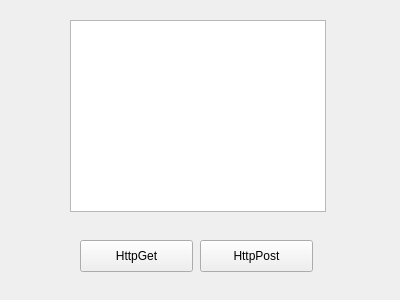
<?xml version="1.0" encoding="UTF-8"?>
<ui version="4.0">
 <class>Widget</class>
 <widget class="QWidget" name="Widget">
  <property name="geometry">
   <rect>
    <x>0</x>
    <y>0</y>
    <width>400</width>
    <height>300</height>
   </rect>
  </property>
  <property name="windowTitle">
   <string>Widget</string>
  </property>
  <widget class="QTextBrowser" name="textBrowser">
   <property name="geometry">
    <rect>
     <x>70</x>
     <y>20</y>
     <width>256</width>
     <height>192</height>
    </rect>
   </property>
  </widget>
  <widget class="QPushButton" name="getButton">
   <property name="geometry">
    <rect>
     <x>80</x>
     <y>240</y>
     <width>113</width>
     <height>32</height>
    </rect>
   </property>
   <property name="text">
    <string>HttpGet</string>
   </property>
  </widget>
  <widget class="QPushButton" name="postButton">
   <property name="geometry">
    <rect>
     <x>200</x>
     <y>240</y>
     <width>113</width>
     <height>32</height>
    </rect>
   </property>
   <property name="text">
    <string>HttpPost</string>
   </property>
  </widget>
 </widget>
 <layoutdefault spacing="6" margin="11"/>
 <resources/>
 <connections>
  <connection>
   <sender>getButton</sender>
   <signal>clicked()</signal>
   <receiver>Widget</receiver>
   <slot>showHttp()</slot>
   <hints>
    <hint type="sourcelabel">
     <x>136</x>
     <y>255</y>
    </hint>
    <hint type="destinationlabel">
     <x>199</x>
     <y>149</y>
    </hint>
   </hints>
  </connection>
 </connections>
 <slots>
  <slot>showHttp()</slot>
 </slots>
</ui>
